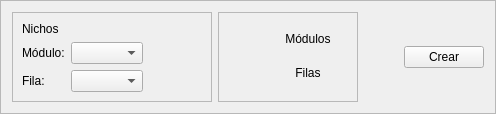
         <widget class="QFrame" name="frame_niches_header">
          <property name="frameShape">
           <enum>QFrame::StyledPanel</enum>
          </property>
          <property name="frameShadow">
           <enum>QFrame::Raised</enum>
          </property>
          <layout class="QHBoxLayout" name="horizontalLayout_2">
           <item>
            <widget class="QFrame" name="frame_niches_header_detail">
             <property name="minimumSize">
              <size>
               <width>200</width>
               <height>0</height>
              </size>
             </property>
             <property name="frameShape">
              <enum>QFrame::StyledPanel</enum>
             </property>
             <property name="frameShadow">
              <enum>QFrame::Raised</enum>
             </property>
             <layout class="QGridLayout" name="gridLayout_6">
              <item row="2" column="0">
               <widget class="QLabel" name="label_niches_row">
                <property name="text">
                 <string>Fila:</string>
                </property>
               </widget>
              </item>
              <item row="1" column="2">
               <spacer name="horizontal_spacer_niches_detail_module">
                <property name="orientation">
                 <enum>Qt::Horizontal</enum>
                </property>
                <property name="sizeHint" stdset="0">
                 <size>
                  <width>40</width>
                  <height>20</height>
                 </size>
                </property>
               </spacer>
              </item>
              <item row="1" column="1">
               <widget class="QComboBox" name="combo_box_niches_module"/>
              </item>
              <item row="1" column="0">
               <widget class="QLabel" name="label_niches_module">
                <property name="text">
                 <string>Módulo:</string>
                </property>
               </widget>
              </item>
              <item row="2" column="2">
               <spacer name="horizontal_spacer_niches_detail_row">
                <property name="orientation">
                 <enum>Qt::Horizontal</enum>
                </property>
                <property name="sizeHint" stdset="0">
                 <size>
                  <width>40</width>
                  <height>20</height>
                 </size>
                </property>
               </spacer>
              </item>
              <item row="2" column="1">
               <widget class="QComboBox" name="combo_box_niches_row"/>
              </item>
              <item row="0" column="0">
               <widget class="QLabel" name="label_niches">
                <property name="text">
                 <string>Nichos</string>
                </property>
               </widget>
              </item>
             </layout>
            </widget>
           </item>
           <item>
            <widget class="QFrame" name="frame_niches_header_buttons">
             <property name="frameShape">
              <enum>QFrame::StyledPanel</enum>
             </property>
             <property name="frameShadow">
              <enum>QFrame::Raised</enum>
             </property>
             <layout class="QGridLayout" name="gridLayout_5">
              <item row="0" column="1">
               <widget class="QPushButton" name="push_button_modules">
                <property name="sizePolicy">
                 <sizepolicy hsizetype="Expanding" vsizetype="Fixed">
                  <horstretch>0</horstretch>
                  <verstretch>0</verstretch>
                 </sizepolicy>
                </property>
                <property name="layoutDirection">
                 <enum>Qt::RightToLeft</enum>
                </property>
                <property name="text">
                 <string>Módulos</string>
                </property>
                <property name="icon">
                 <iconset>
                  <normaloff>C:/Users/small/Downloads/feather/table.svg</normaloff>C:/Users/small/Downloads/feather/table.svg</iconset>
                </property>
                <property name="iconSize">
                 <size>
                  <width>20</width>
                  <height>20</height>
                 </size>
                </property>
                <property name="checkable">
                 <bool>false</bool>
                </property>
                <property name="flat">
                 <bool>true</bool>
                </property>
               </widget>
              </item>
              <item row="1" column="1">
               <widget class="QPushButton" name="push_button_rows">
                <property name="sizePolicy">
                 <sizepolicy hsizetype="Expanding" vsizetype="Fixed">
                  <horstretch>0</horstretch>
                  <verstretch>0</verstretch>
                 </sizepolicy>
                </property>
                <property name="layoutDirection">
                 <enum>Qt::RightToLeft</enum>
                </property>
                <property name="text">
                 <string>Filas</string>
                </property>
                <property name="icon">
                 <iconset>
                  <normaloff>C:/Users/small/Downloads/feather/layers.svg</normaloff>C:/Users/small/Downloads/feather/layers.svg</iconset>
                </property>
                <property name="iconSize">
                 <size>
                  <width>20</width>
                  <height>20</height>
                 </size>
                </property>
                <property name="checkable">
                 <bool>false</bool>
                </property>
                <property name="flat">
                 <bool>true</bool>
                </property>
               </widget>
              </item>
              <item row="1" column="0">
               <spacer name="horizontal_spacer_niches_buttons_row">
                <property name="orientation">
                 <enum>Qt::Horizontal</enum>
                </property>
                <property name="sizeHint" stdset="0">
                 <size>
                  <width>40</width>
                  <height>20</height>
                 </size>
                </property>
               </spacer>
              </item>
              <item row="0" column="0">
               <spacer name="horizontal_spacer_niches_buttons_modules">
                <property name="orientation">
                 <enum>Qt::Horizontal</enum>
                </property>
                <property name="sizeHint" stdset="0">
                 <size>
                  <width>40</width>
                  <height>20</height>
                 </size>
                </property>
               </spacer>
              </item>
             </layout>
            </widget>
           </item>
           <item>
            <spacer name="horizontal_spacer_niches_header">
             <property name="orientation">
              <enum>Qt::Horizontal</enum>
             </property>
             <property name="sizeHint" stdset="0">
              <size>
               <width>40</width>
               <height>20</height>
              </size>
             </property>
            </spacer>
           </item>
           <item>
            <widget class="QPushButton" name="push_button_create_niches_create">
             <property name="text">
              <string>Crear</string>
             </property>
            </widget>
           </item>
          </layout>
         </widget>
